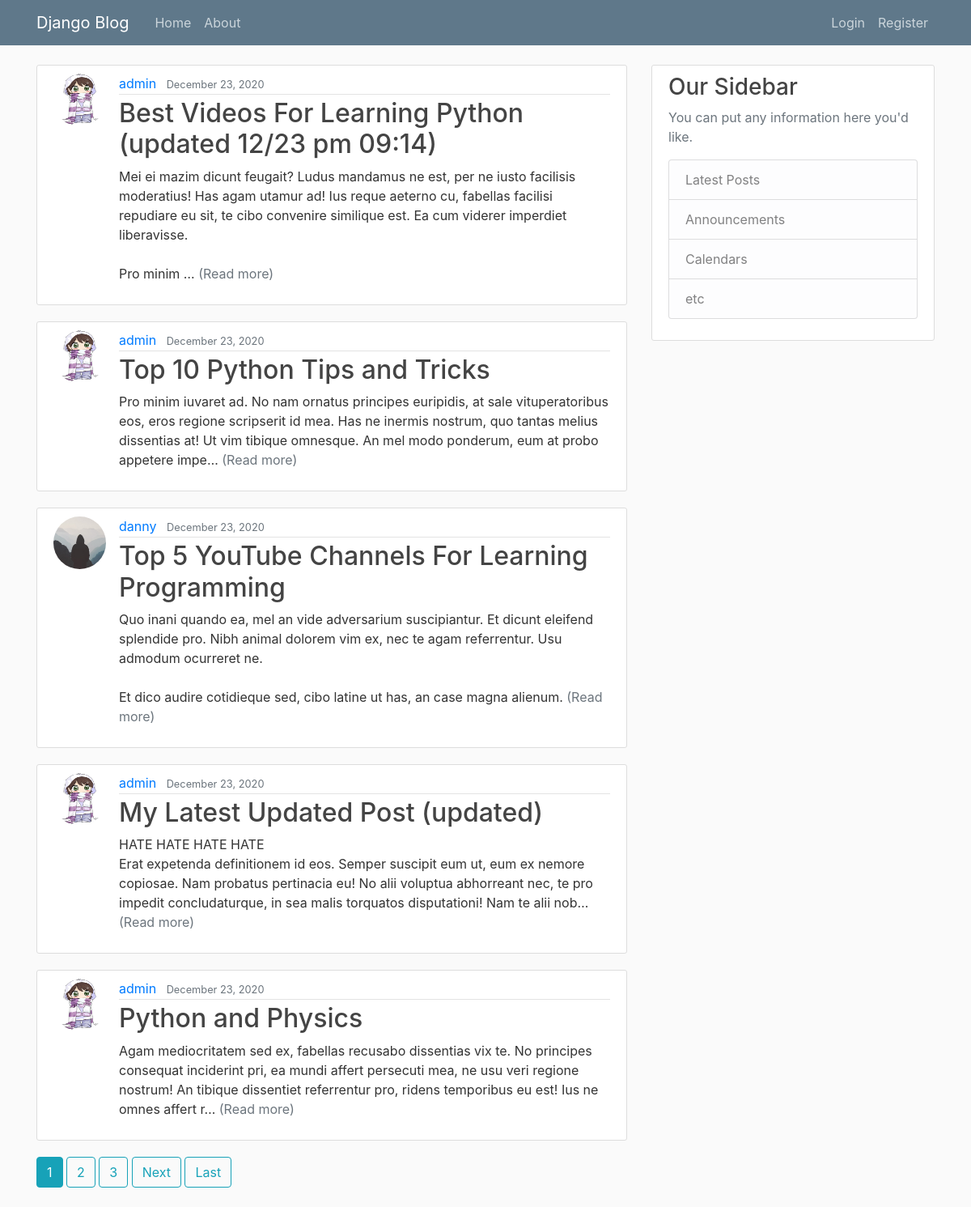
The app's page /, older data.
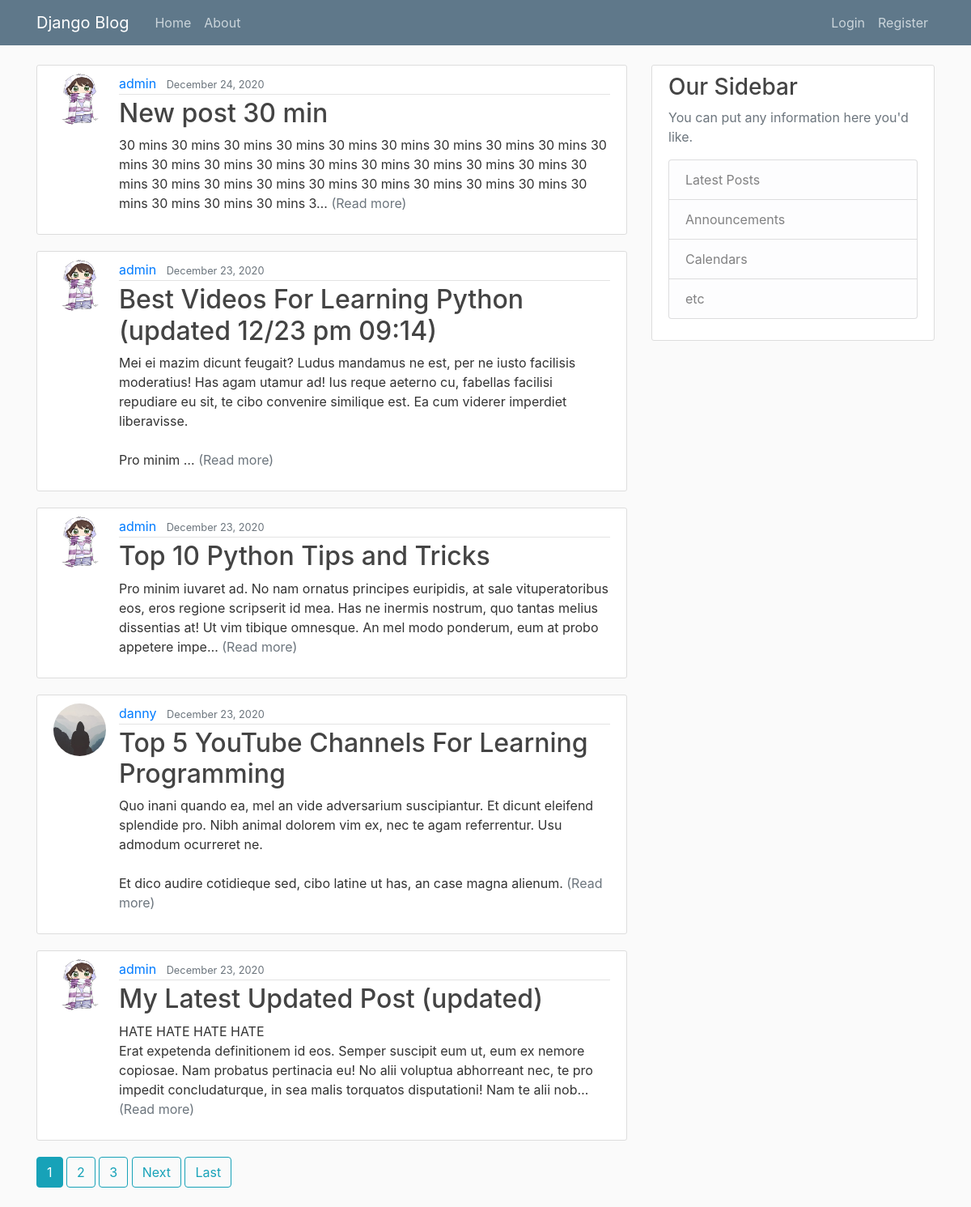
The same page, newer data.
### blog/models.py (models this page shows, shortened)
class Post(models.Model):
    class PostObjects(models.Manager):
        def get_queryset(self):
            return super().get_queryset().filter(date_posted__lte=timezone.now())
    author = models.ForeignKey(User, on_delete=models.CASCADE, default=1)
    title = models.CharField(max_length=100)
    content = models.TextField()
    date_posted = models.DateTimeField(default=timezone.now)
    read_time = models.IntegerField(default=0, null=True, blank=True) #models.TimeField(null=True, blank=True)
    @property
    def short_description(self):
        return truncatechars(self.content, 250)

### users/models.py (models this page shows, shortened)
class Profile(models.Model):
    user = models.OneToOneField(User, on_delete=models.CASCADE)
    image = models.ImageField(default='default.jpg', upload_to='profile_pics')

### blog/views.py (the view)
# urls.py: path('', PostListView.as_view(), name='blog-home'),
class PostListView(ListView):
    model = Post
    template_name = 'blog/home.html' # <app>/<model>_<viewtype>.html
    context_object_name = 'posts'
    ordering = ['-date_posted']
    paginate_by = 5

### blog/templates/blog/home.html (shortened to what this page needs)
{% extends "blog/base.html" %}
{% block content %}
  {% for post in posts %}
    <article class="media content-section">
      <img class="rounded-circle article-img" src="{{ post.author.profile.image.url }}">
      <div class="media-body">
        <div class="article-metadata">
          <a class="mr-2" href="{% url 'user-posts' post.author.username %}">{{ post.author }}</a>
          <small class="text-muted">{{ post.date_posted|date:"F d, Y" }}</small>
        </div>
        <h2><a class="article-title" href="{% url 'post-detail' post.id %}">{{ post.title }}</a></h2>
        <p class="article-content">{{ post.short_description }} <a class="text-muted" href="{% url 'post-detail' post.id %}">(Read more)</a></p>
      </div>
    </article>
  {% endfor %}
  {% if is_paginated %}
    {% for num in page_obj.paginator.page_range %}
      {% if page_obj.number == num %}
        <a class="btn btn-info mb-4" href="?page={{ num }}">{{ num }}</a>
      {% elif num > page_obj.number|add:'-3' and num < page_obj.number|add:'3' %}
        <a class="btn btn-outline-info mb-4" href="?page={{ num }}">{{ num }}</a>
      {% endif %}
    {% endfor %}
    {% if page_obj.has_next %}
      <a class="btn btn-outline-info mb-4" href="?page={{ page_obj.next_page_number }}">Next</a>
      <a class="btn btn-outline-info mb-4" href="?page={{ page_obj.paginator.num_pages }}">Last</a>
    {% endif %}
  {% endif %}
{% endblock content %}

### blog/templates/blog/base.html (shortened to what this page needs)
{% load static %}
<!DOCTYPE html>
<html lang="en" dir="ltr">
  <head>
    <link rel="stylesheet" href="https://maxcdn.bootstrapcdn.com/bootstrap/4.0.0/css/bootstrap.min.css">
    <link rel="stylesheet" type="text/css" href="{% static 'blog/main.css' %}">
  </head>
  <body>
    <header class="site-header">
      <nav class="navbar navbar-expand-md navbar-dark bg-steel fixed-top">
        <div class="container">
          <a class="navbar-brand mr-4" href="{% url 'blog-home' %}">Django Blog</a>
          <div class="collapse navbar-collapse" id="navbarToggle">
            <div class="navbar-nav mr-auto">
              <a class="nav-item nav-link" href="{% url 'blog-home' %}">Home</a>
              <a class="nav-item nav-link" href="{% url 'blog-about' %}">About</a>
            </div>
            <div class="navbar-nav">
              {% if user.is_authenticated %}
                <a class="nav-item nav-link" href="{% url 'post-create' %}">New Post</a>
                <a class="nav-item nav-link" href="{% url 'profile' %}">Profile</a>
                <a class="nav-item nav-link" href="{% url 'logout' %}">Logout</a>
              {% else %}
                <a class="nav-item nav-link" href="{% url 'login' %}">Login</a>
                <a class="nav-item nav-link" href="{% url 'register' %}">Register</a>
              {% endif %}
            </div>
          </div>
        </div>
      </nav>
    </header>
    <main role="main" class="container">
      <div class="row">
        <div class="col-md-8">
          {% block content %}{% endblock %}
        </div>
        <div class="col-md-4">
          <div class="content-section">
            <h3>Our Sidebar</h3>
            <p class='text-muted'>You can put any information here you'd like.
              <ul class="list-group">
                <li class="list-group-item list-group-item-light">Latest Posts</li>
                <li class="list-group-item list-group-item-light">Announcements</li>
                <li class="list-group-item list-group-item-light">Calendars</li>
                <li class="list-group-item list-group-item-light">etc</li>
              </ul>
            </p>
          </div>
        </div>
      </div>
    </main>
  </body>
</html>

### blog/static/blog/main.css (style rules this page uses)
body { background: #fafafa; color: #333333; margin-top: 5rem; }
h1, h2, h3, h4, h5, h6 { color: #444444; }
ul { margin: 0; }
.bg-steel { background-color: #5f788a; }
.site-header .navbar-nav .nav-link { color: #cbd5db; }
.content-section { background: #ffffff; padding: 10px 20px; border: 1px solid #dddddd; border-radius: 3px; margin-bottom: 20px; }
.article-title { color: #444444; }
.article-content { white-space: pre-line; }
.article-img { height: 65px; width: 65px; margin-right: 16px; }
.article-metadata { padding-bottom: 1px; margin-bottom: 4px; border-bottom: 1px solid #e3e3e3 }

Row changes from the older to the newer data that the page shows:
no longer on this page (row unchanged): Post: author.profile.image (picture), author "admin", date_posted "December 23, 2020", title "Python and Physics", short_description "Agam mediocritatem sed ex, fabellas recusabo dissentias vix te. No principes consequat inciderint pri, ea mundi affert persecuti mea, ne usu veri regione nostrum! An tibique dissentiet referrentur pro, ridens temporibus eu est! Ius ne omnes affert r…"
added Post: author.profile.image (picture), author "admin", date_posted "December 24, 2020", title "New post 30 min", short_description "30 mins 30 mins 30 mins 30 mins 30 mins 30 mins 30 mins 30 mins 30 mins 30 mins 30 mins 30 mins 30 mins 30 mins 30 mins 30 mins 30 mins 30 mins 30 mins 30 mins 30 mins 30 mins 30 mins 30 mins 30 mins 30 mins 30 mins 30 mins 30 mins 30 mins 30 mins 3…"
